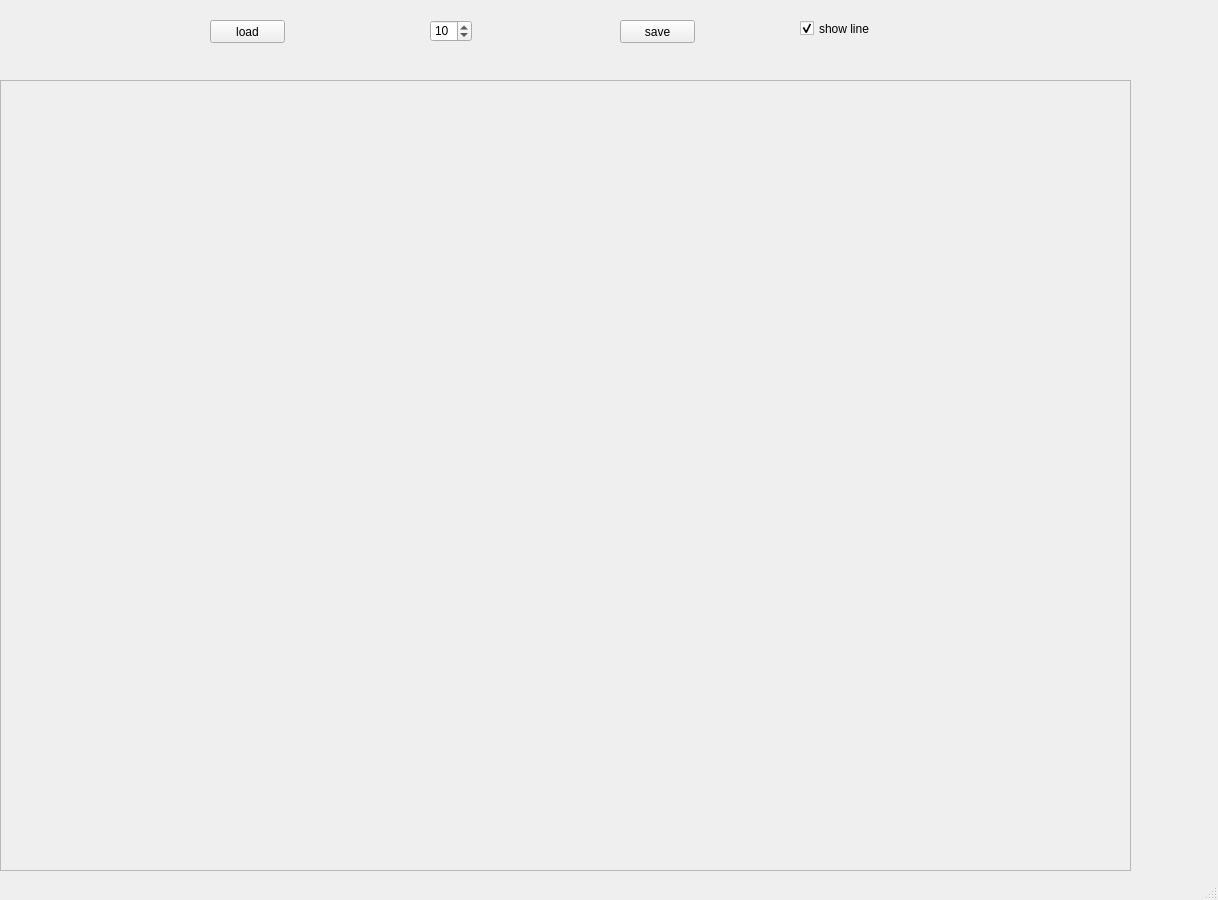
<?xml version="1.0" encoding="UTF-8"?>
<ui version="4.0">
 <class>MainWindow</class>
 <widget class="QMainWindow" name="MainWindow">
  <property name="geometry">
   <rect>
    <x>0</x>
    <y>0</y>
    <width>1218</width>
    <height>900</height>
   </rect>
  </property>
  <property name="windowTitle">
   <string>MainWindow</string>
  </property>
  <widget class="QWidget" name="centralwidget">
   <widget class="QSpinBox" name="spinBox_brush_size">
    <property name="geometry">
     <rect>
      <x>430</x>
      <y>20</y>
      <width>42</width>
      <height>22</height>
     </rect>
    </property>
    <property name="minimum">
     <number>1</number>
    </property>
    <property name="value">
     <number>10</number>
    </property>
   </widget>
   <widget class="QFrame" name="frame">
    <property name="geometry">
     <rect>
      <x>0</x>
      <y>80</y>
      <width>1131</width>
      <height>791</height>
     </rect>
    </property>
    <property name="frameShape">
     <enum>QFrame::StyledPanel</enum>
    </property>
    <property name="frameShadow">
     <enum>QFrame::Raised</enum>
    </property>
    <widget class="QWidget" name="horizontalLayoutWidget">
     <property name="geometry">
      <rect>
       <x>0</x>
       <y>0</y>
       <width>1111</width>
       <height>761</height>
      </rect>
     </property>
     <layout class="QHBoxLayout" name="horizontalLayout_figure"/>
    </widget>
   </widget>
   <widget class="QPushButton" name="pushButton_load_img">
    <property name="geometry">
     <rect>
      <x>210</x>
      <y>20</y>
      <width>75</width>
      <height>23</height>
     </rect>
    </property>
    <property name="text">
     <string>load</string>
    </property>
   </widget>
   <widget class="QPushButton" name="pushButton_save_img">
    <property name="geometry">
     <rect>
      <x>620</x>
      <y>20</y>
      <width>75</width>
      <height>23</height>
     </rect>
    </property>
    <property name="text">
     <string>save</string>
    </property>
   </widget>
   <widget class="QCheckBox" name="checkBox_show_drawing">
    <property name="geometry">
     <rect>
      <x>800</x>
      <y>20</y>
      <width>70</width>
      <height>17</height>
     </rect>
    </property>
    <property name="text">
     <string>show lines</string>
    </property>
    <property name="checked">
     <bool>true</bool>
    </property>
   </widget>
  </widget>
  <widget class="QMenuBar" name="menubar">
   <property name="geometry">
    <rect>
     <x>0</x>
     <y>0</y>
     <width>1218</width>
     <height>21</height>
    </rect>
   </property>
  </widget>
  <widget class="QStatusBar" name="statusbar"/>
 </widget>
 <resources/>
 <connections/>
</ui>
